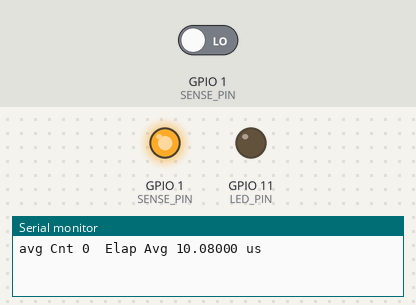
Recording of a sketch running on a simulated ESP32-S3. Shown: output pins drawn as LEDs (lit = HIGH), the last lines printed to the serial monitor. Dashed ring = blinking. The test bench sets the inputs (shaded band); at power-on: GPIO 1 (SENSE_PIN) LOW.

Above: at 1.2 s.
1.3 s: GPIO 1 (SENSE_PIN) driven HIGH
At 2.2 s:
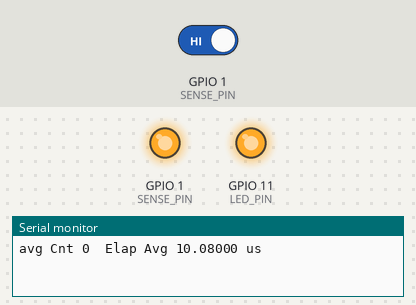
3.2 s: GPIO 1 (SENSE_PIN) driven LOW
At 4.6 s:
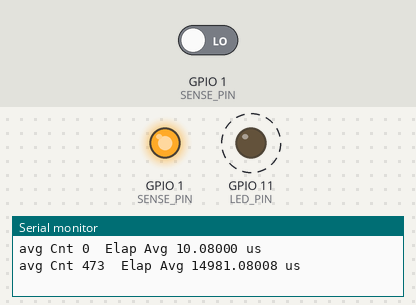
Timing chart, 0 to 12.2 s (numbered marks = the images above; inputs shaded):
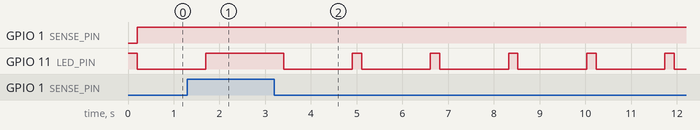

Measured:
- after the input at 1.3 s, GPIO 11 (LED_PIN): goes on until 1.7 s, then stays HIGH
- after the input at 3.2 s, GPIO 11 (LED_PIN): alternates HIGH for 0.21 s and LOW for 1.5 s, starting after 0.20 s

The sketch:

arduino-pin-direction-example.ino
```cpp
/* Example of changing pin direction on ESP32
   Measuring capacitance by first Charing variable capacitor by driving pin
   high for a charging interval then converting pin into high inpedance input
   measuring time for it to drop below logic low.

   Tested on RainAmp Soil Sensor Baord 2020-04-20
   ESPS3 Mini 1 - 4MB Flash, 2MB PSRAM

   Arduino Board Selected: ESP32S3 Dev Module
     USB CDC Enabled On Boot - Enabled
     CPU Frequency 80MHz
     CPU Debug Level WARN
     CPU Firmware 4MB
     CPU PSRAM - QSPI RAM

  Wiring
    GPIO1 -> SENS_OSC
    GPIO1 -> 8M Resistor -> GND
    GPIO11 -> 4K Reistor -> GND
    SENS_GRND -> GND
*/

#define LED_PIN 11
#define SENSE_PIN 1
#define NUM_PASS 100
#define FULL_DISCHARGE_MS 2
#define CHARGE_US 2000
#define MAX_COUNT_DISCHARG 1000000
float avgUs = CHARGE_US;
// the setup routine runs once when you press reset:
void setup() {
  // initialize serial communication at 9600 bits per second:
  Serial.begin(115200);
  pinMode(LED_PIN, OUTPUT);
  pinMode(SENSE_PIN, OUTPUT);
  digitalWrite(LED_PIN, HIGH);
  digitalWrite(SENSE_PIN, LOW);
}

// the loop routine runs over and over again forever:
void loop() {
  // Give Sense Pin Time to fully discharge
  pinMode(SENSE_PIN, OUTPUT);
  digitalWrite(SENSE_PIN, LOW);
  delay(FULL_DISCHARGE_MS);
  digitalWrite(LED_PIN, HIGH);
  float chargeUs = (long) (avgUs * 2);
  // Oversample collection of time to discharge
  long start = micros();
  unsigned long sum = 0;
  for (int pass=0; pass < NUM_PASS; pass++)
  {
    pinMode(SENSE_PIN, OUTPUT);
    digitalWrite(SENSE_PIN, HIGH);
    delayMicroseconds(CHARGE_US);
    pinMode(SENSE_PIN, INPUT);
    // Wait for capacitor to drain through
    // Bleed resistor
    unsigned long cnt = 0;
    while((digitalRead(SENSE_PIN) == HIGH) && (cnt < MAX_COUNT_DISCHARG)){
      cnt += 1;
    }
    sum  += cnt;
  }
  unsigned long avg = sum / NUM_PASS;
  unsigned long elap = micros() - start;
  unsigned long elapDrop = elap - (NUM_PASS * CHARGE_US);
  float avgUs = (float)elapDrop / (float) NUM_PASS;
  digitalWrite(LED_PIN, LOW);

  Serial.printf("avg Cnt %ld  Elap Avg %8.5f us\n", avg, avgUs);

  delay(1500);  // delay in between reads for stability
}
```
